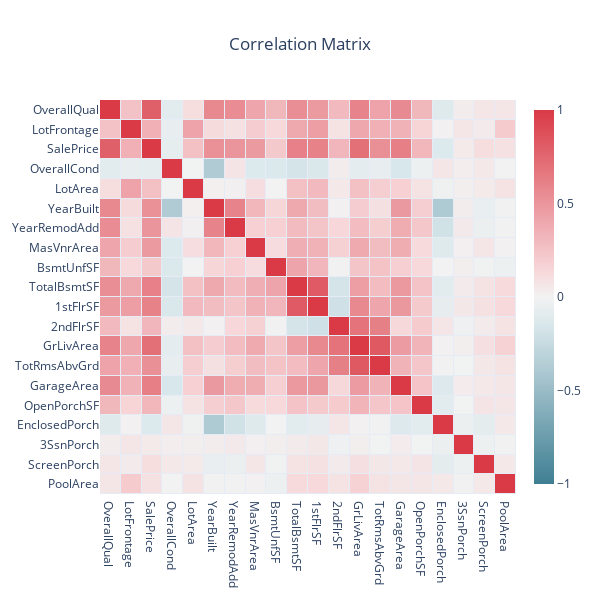

Notebook source saved alongside this figure:
### Markdown cell above
Comparing all the plots is a tedious task, we would like to have all the information on the same graph! Hopefully, we can use the **correlation matrix**, as a tool to visually show all the correlation between features.

<div class="alert alert-info">
<b>EXERCISE 2</b> <br>
Check that the three best features you chose in the previous question are the good ones.
</div>

### Code cell
# Nothing to do in this cell :) Run me!

from helping_functions import plot_correlation_matrix

plot_correlation_matrix(data)

### Figure 1 — Plotly figure (JSON) as saved in the notebook; plotly's stock layout.template omitted (floating-point values rounded to 4 significant figures; data arrays with more than 128 entries replaced by an {"elided": "..."} marker saying what was removed)
{"data": [{"colorbar": {"thickness": 20, "ticklen": 3}, "colorscale": [[0, "#3f7f93"], [0.071, "#5890a1"], [0.143, "#72a1b0"], [0.214, "#8cb3bf"], [0.286, "#a7c5cf"], [0.357, "#c0d6dd"], [0.429, "#dae8ec"], [0.5, "#f2f2f2"], [0.571, "#f7d7d9"], [0.643, "#f2bcc0"], [0.714, "#eda3a9"], [0.786, "#e8888f"], [0.857, "#e36e76"], [0.929, "#de535e"], [1, "#d93a46"]], "hoverinfo": "text", "hovertext": {"elided": "20x20 str values"}, "type": "heatmap", "x": ["OverallQual", "LotFrontage", "SalePrice", "OverallCond", "LotArea", "YearBuilt", "YearRemodAdd", "MasVnrArea", "BsmtUnfSF", "TotalBsmtSF", "1stFlrSF", "2ndFlrSF", "GrLivArea", "TotRmsAbvGrd", "GarageArea", "OpenPorchSF", "EnclosedPorch", "3SsnPorch", "ScreenPorch", "PoolArea"], "xgap": 1, "y": ["OverallQual", "LotFrontage", "SalePrice", "OverallCond", "LotArea", "YearBuilt", "YearRemodAdd", "MasVnrArea", "BsmtUnfSF", "TotalBsmtSF", "1stFlrSF", "2ndFlrSF", "GrLivArea", "TotRmsAbvGrd", "GarageArea", "OpenPorchSF", "EnclosedPorch", "3SsnPorch", "ScreenPorch", "PoolArea"], "ygap": 1, "z": {"elided": "20x20 float values"}, "zmax": 1, "zmin": -1}], "layout": {"height": 600, "title": {"text": "Correlation Matrix", "x": 0.5}, "width": 600, "xaxis": {"showgrid": false}, "yaxis": {"autorange": "reversed", "showgrid": false}}}
